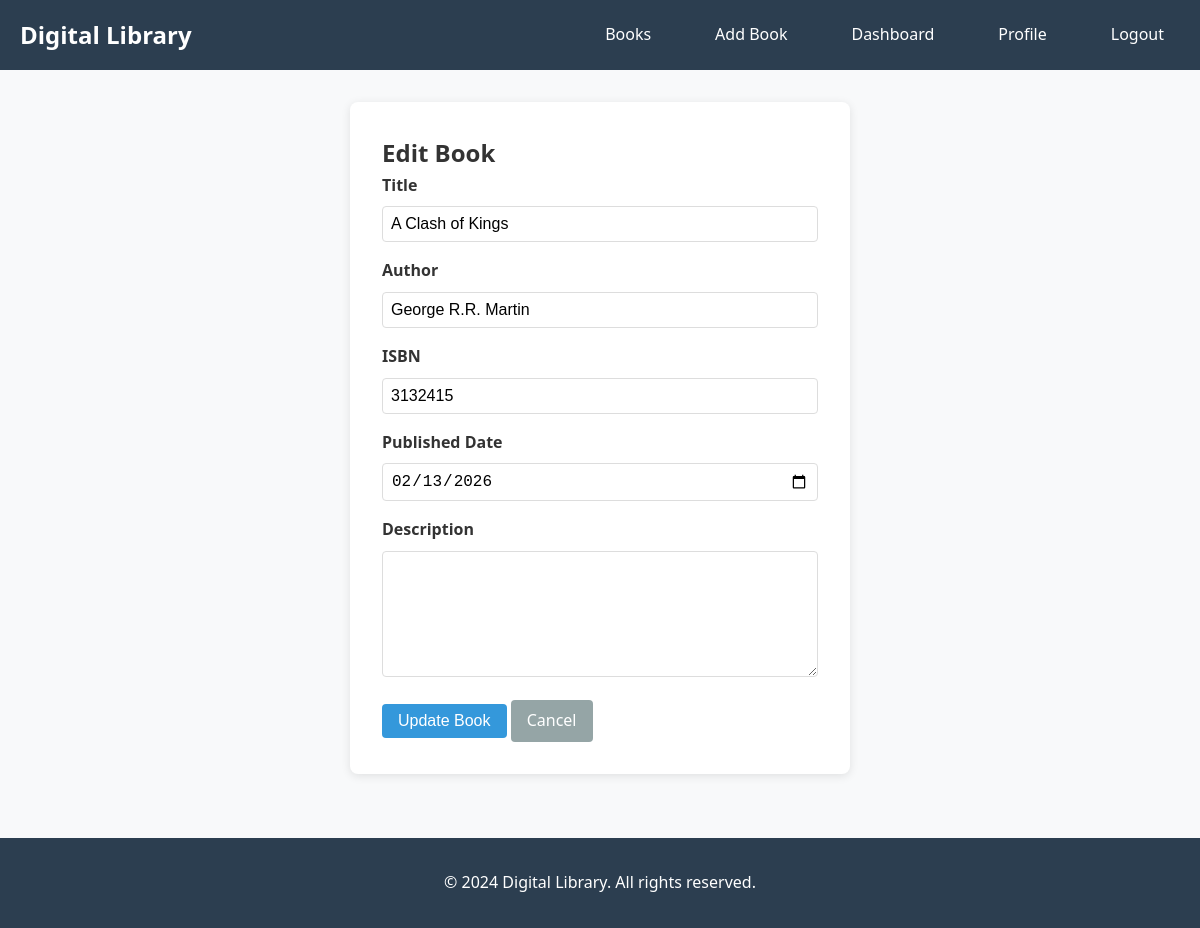
Page /user/edit_book/3 (signed in) on the committed database.
### models/book.py (models this page shows, shortened)
class Book(db.Model):
    id = db.Column(db.Integer, primary_key=True)
    title = db.Column(db.String(200), nullable=False)
    author = db.Column(db.String(150), nullable=False)
    isbn = db.Column(db.String(13), unique=True)
    description = db.Column(db.Text)
    published_date = db.Column(db.Date)
    cover_image = db.Column(db.String(300))
    created_at = db.Column(db.DateTime, default=datetime.utcnow)
    submitted_by = db.Column(db.Integer, db.ForeignKey('user.id'), nullable=False)
    reviews = db.relationship('Review', backref='book', lazy=True, cascade='all, delete-orphan')
    submitter = db.relationship('User', backref='books_submitted', lazy=True)

### controllers/book_controller.py (the view, shortened to what this page needs)
@book_bp.route("/user/edit_book/<int:book_id>", methods=['GET', 'POST'])
@login_required
def edit_book(book_id):
    book = Book.query.get_or_404(book_id)
    if book.submitted_by != current_user.id:
        flash('You do not have permission to edit this book.')
        return redirect(url_for('book.user_book_detail', book_id=book.id))
    return render_template("edit_book.html", book=book)

### app.py (called while the page is built)
def create_app(config_name=None):
    app = Flask(__name__)
    if config_name is None:
        config_name = os.environ.get('FLASK_ENV', 'development')
    app.config.from_object(config[config_name])
    db.init_app(app)
    mail = Mail(app)
    login_manager = LoginManager(app)
    login_manager.login_view = 'auth.login'
    @login_manager.user_loader
    def load_user(user_id):
        return User.query.get(int(user_id))
    from controllers.main_controller import main_bp
    from controllers.auth_controller import auth_bp
    from controllers.book_controller import book_bp
    from controllers.review_controller import review_bp
    from controllers.admin_controller import admin_bp
    app.register_blueprint(main_bp)
    app.register_blueprint(auth_bp)
    app.register_blueprint(book_bp)
    app.register_blueprint(review_bp)
    app.register_blueprint(admin_bp)
    return app

### models/user.py (called while the page is built)
    def is_admin(self):
        return self.role == 'admin'

### templates/edit_book.html (shortened to what this page needs)
{% extends "base.html" %}
{% block content %}
<div class="book-form">
    <h2>Edit Book</h2>
    <form method="POST">
        <div class="form-group">
            <label for="title">Title</label>
            <input type="text" id="title" name="title" value="{{ book.title }}" required>
        </div>
        <div class="form-group">
            <label for="author">Author</label>
            <input type="text" id="author" name="author" value="{{ book.author }}" required>
        </div>
        <div class="form-group">
            <label for="isbn">ISBN</label>
            <input type="text" id="isbn" name="isbn" value="{{ book.isbn }}">
        </div>
        <div class="form-group">
            <label for="published_date">Published Date</label>
            <input type="date" id="published_date" name="published_date" value="{{ book.published_date.strftime('%Y-%m-%d') if book.published_date else '' }}">
        </div>
        <div class="form-group">
            <label for="description">Description</label>
            <textarea id="description" name="description" rows="6">{{ book.description }}</textarea>
        </div>
        <button type="submit" class="btn btn-primary">Update Book</button>
        <a href="{{ url_for('book.user_book_detail', book_id=book.id) }}" class="btn btn-secondary">Cancel</a>
    </form>
</div>
{% endblock %}

### static/css/style.css (style rules this page uses)
* { margin: 0; padding: 0; box-sizing: border-box; }
body { font-family: 'Segoe UI', Tahoma, Geneva, Verdana, sans-serif; line-height: 1.6; color: #333; background-color: #f8f9fa; }
.btn { display: inline-block; padding: 0.5rem 1rem; text-decoration: none; border: none; border-radius: 4px; cursor: pointer; font-size: 1rem; transition: background-color 0.3s; }
.btn-primary { background-color: #3498db; color: white; }
.btn-secondary { background-color: #95a5a6; color: white; }
.auth-form, .book-form { max-width: 500px; margin: 2rem auto; background: white; padding: 2rem; border-radius: 8px; box-shadow: 0 2px 10px rgba(0,0,0,0.1); }
.form-group { margin-bottom: 1rem; }
.form-group label { display: block; margin-bottom: 0.5rem; font-weight: bold; }
.form-group input, .form-group textarea, .form-group select { width: 100%; padding: 0.5rem; border: 1px solid #ddd; border-radius: 4px; font-size: 1rem; }
.form-group textarea { resize: vertical; }

### rows in the picture
Book: title "A Clash of Kings", author "George R.R. Martin", isbn "3132415", published_date "02/13/2026"
